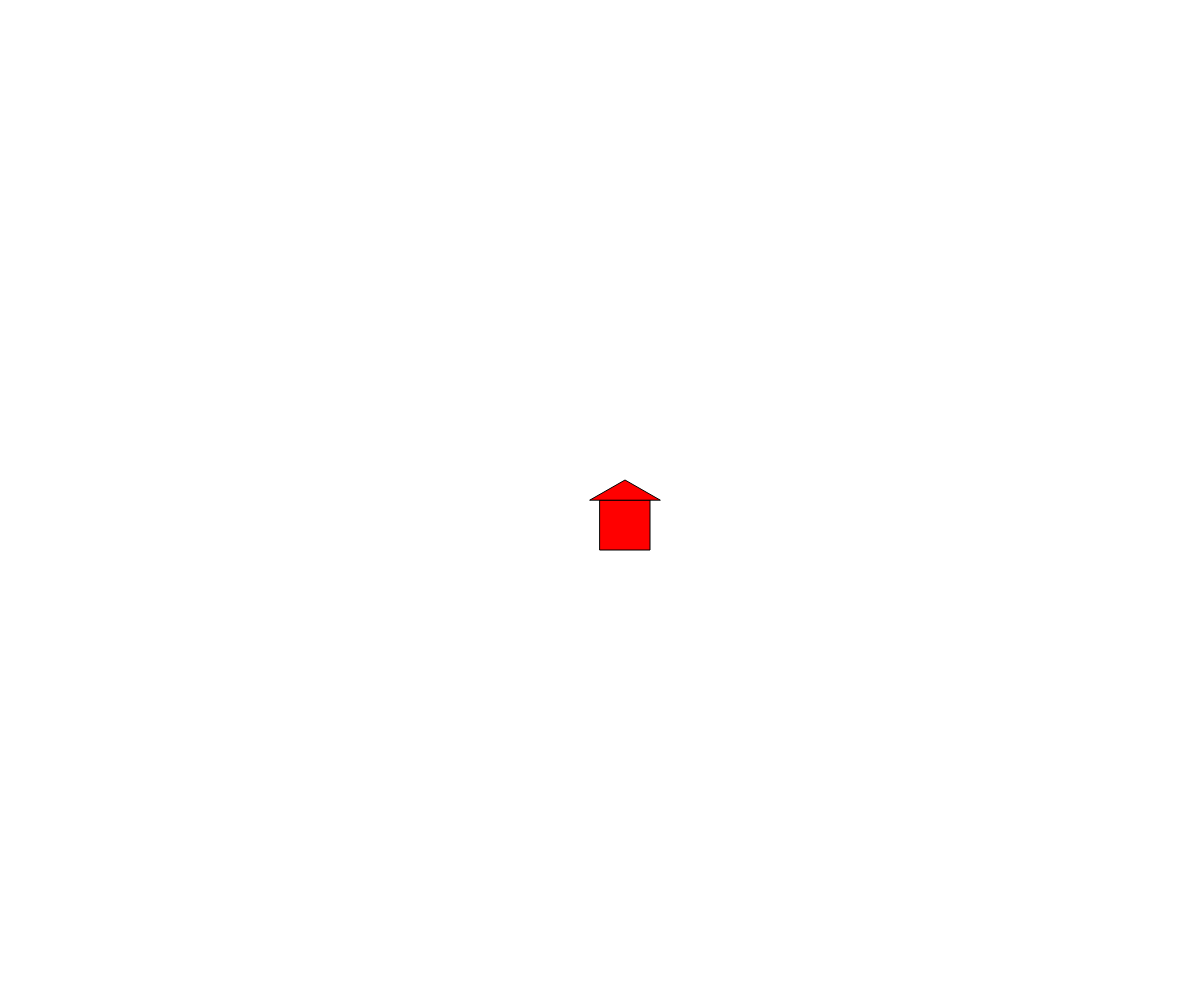
Frame 1 (no input)
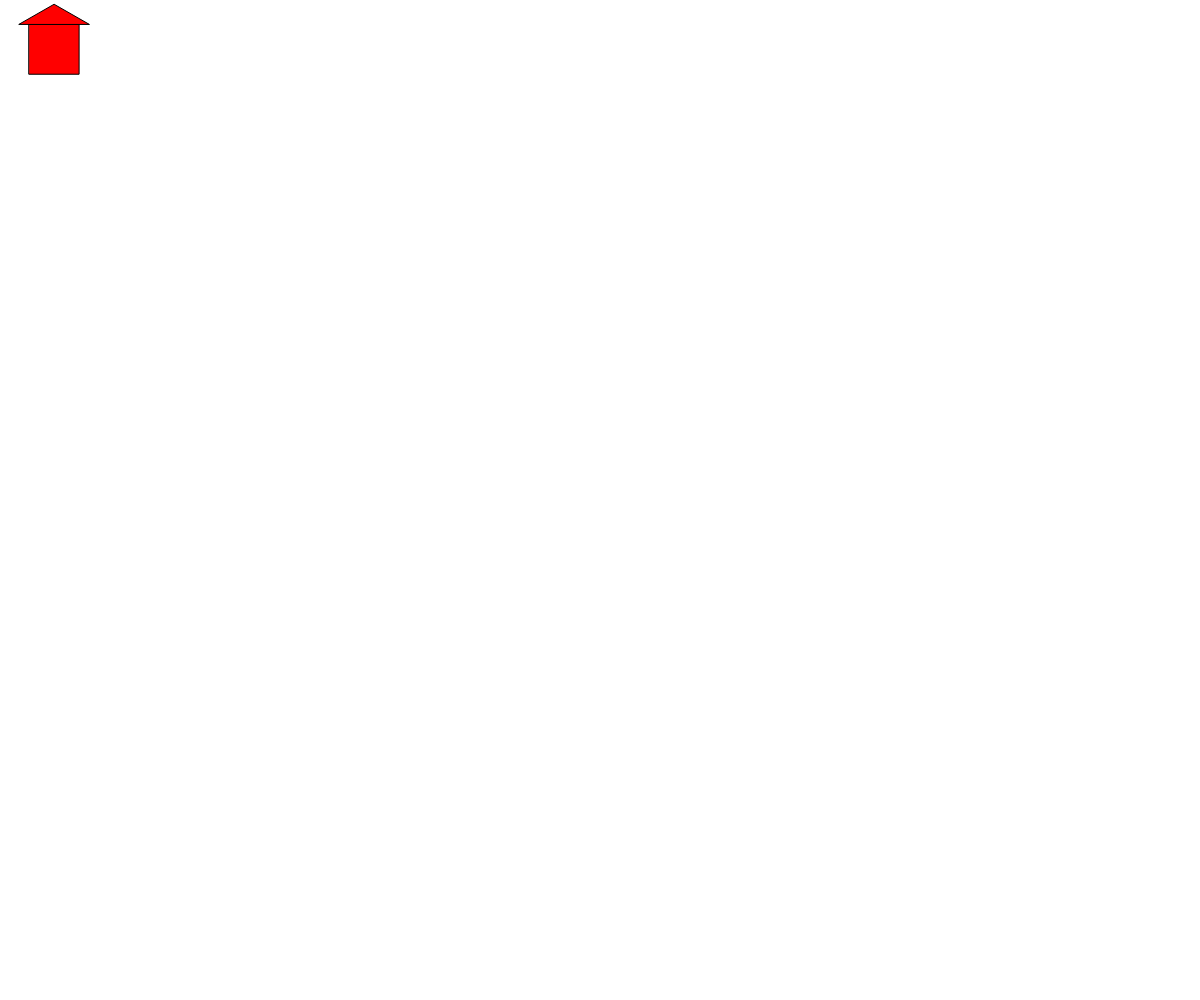
Frame 60 (no input)
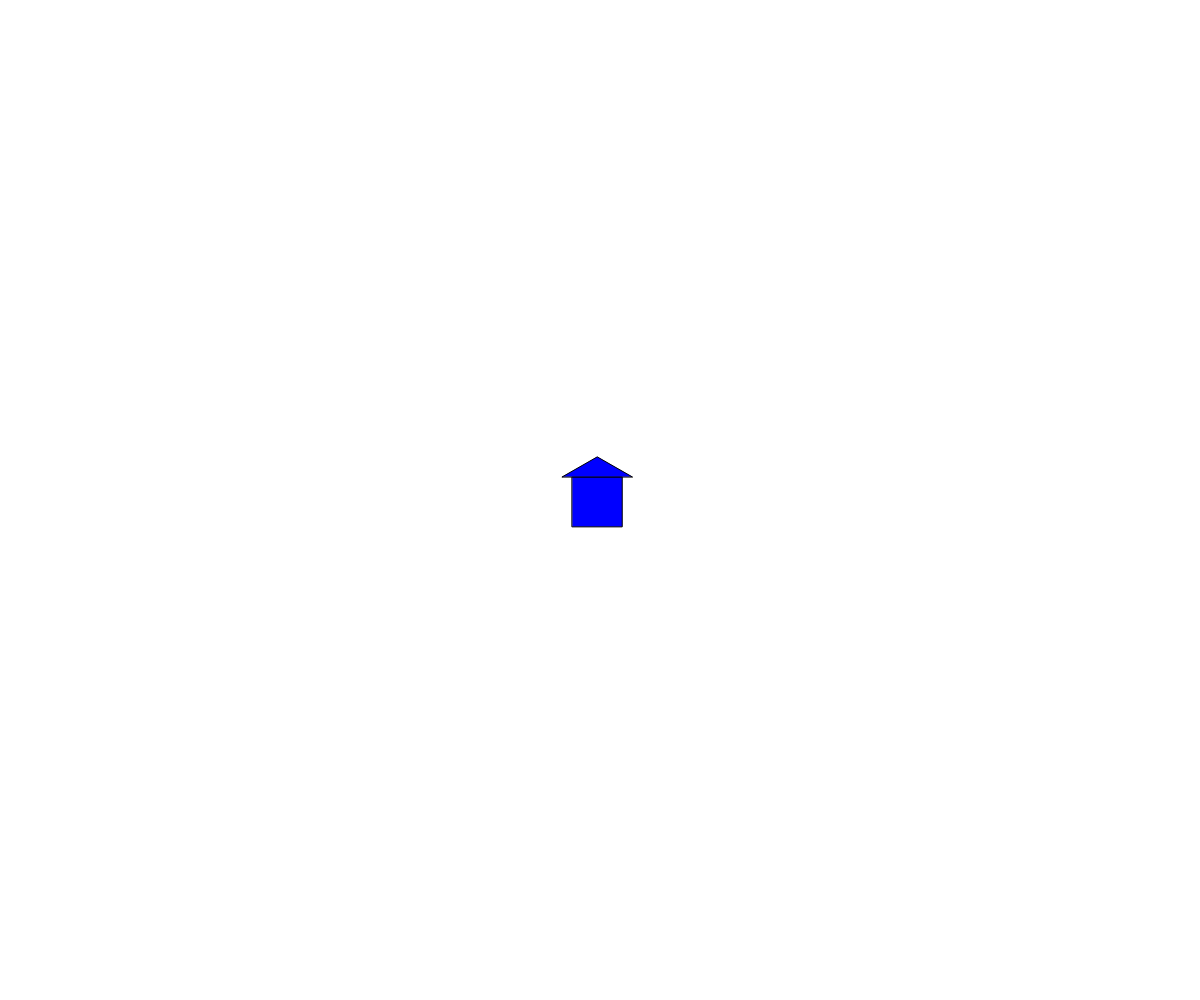
Frame 120 (the mouse pressed at the canvas centre since frame 60)

The p5.js sketch that drew these frames (run headless with seeded random() and noise() and a simulated clock; from frame 60 on, the mouse is pressed at the canvas centre):

// p5.js sketch
// ── sketch.js
var x;
var y;
var easing;
var flying = false;



// Run at the beginning of the sketch
function setup() {
	createCanvas(windowWidth, windowHeight);
	
    easing = .05;
    x = width/2;
    y = height/2;
    
}

// Runs 60 times/sec
function draw() {
    console.log("MouseX: " + mouseX + " MouseY:" + mouseY);
    
//    background(127); // grey
    
    houseDraw(); // Draw house at mouse coordinates
    
}

function houseDraw() {
    // if house raises above center canvas then, house changes color
    
    if(mouseY < windowHeight / 2) {
        fill(255, 0, 0);
    } else {
        fill(0, 0, 255);  
    }
    
    if (mouseX > windowWidth/2) {
        background(0);
    } else {
        background(255);
    }
    
    
    rect(x, y, 50, 50);
    triangle(x-10, y, x+25, y-20, x+60, y);
    
	var eX = (mouseX - x) * easing;
	var eY = (mouseY - y) * easing;
    x = x + eX;
    y = y + eY;
    
  }
